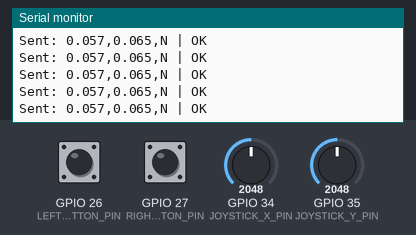
Recording of a sketch running on a simulated ESP32. Parts: the last lines printed to the serial monitor. Inputs (shaded band) come from the test bench; at power-on: GPIO 26 (LEFT_BUTTON_PIN) HIGH, GPIO 27 (RIGHT_BUTTON_PIN) HIGH, GPIO 34 (JOYSTICK_X_PIN) = 2048, GPIO 35 (JOYSTICK_Y_PIN) = 2048 (analog values on the 0–4095 scale).

Above: at 2.2 s.
2.3 s: GPIO 26 (LEFT_BUTTON_PIN) pulled LOW for 0.15 s
At 2.33 s:
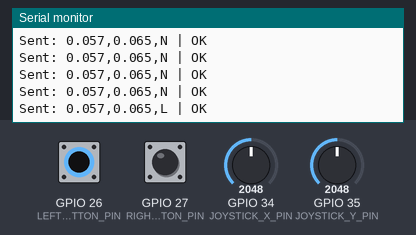
3.9 s: GPIO 27 (RIGHT_BUTTON_PIN) pulled LOW for 0.15 s
At 3.96 s:
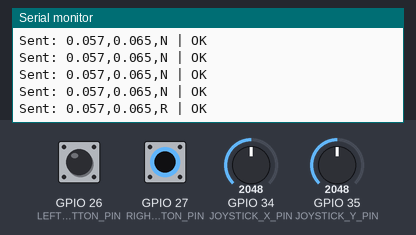
5.5 s: GPIO 34 (JOYSTICK_X_PIN) set to 2866
At 5.53 s:
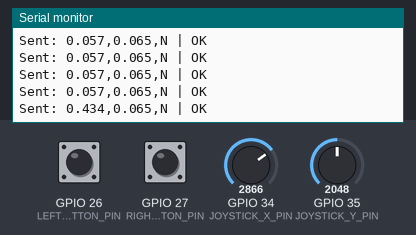
7.0 s: GPIO 35 (JOYSTICK_Y_PIN) set to 2866
At 7.0 s:
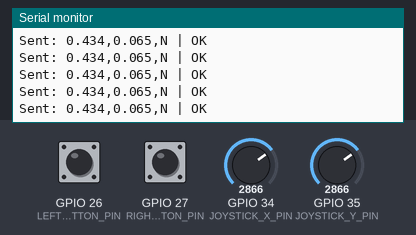
8.5 s: GPIO 26 (LEFT_BUTTON_PIN) pulled LOW for 1 s
At 8.52 s:
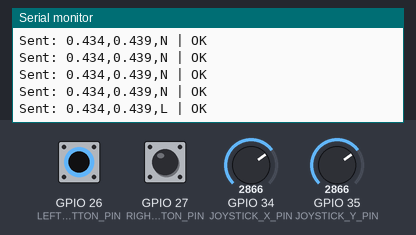
11.0 s: GPIO 27 (RIGHT_BUTTON_PIN) pulled LOW for 1 s
At 11.06 s:
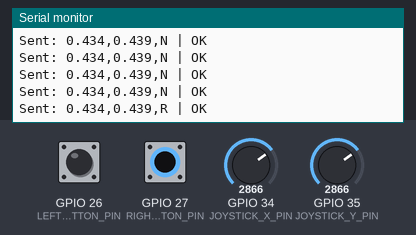

The sketch:

Joystick_Test_Transmitter.ino.ino
```cpp
// ESP32 ESP-NOW Transmitter
// Joystick ESP32: reads joystick values, normalizes them to -1.0 to +1.0,
// reads buttons, and sends data wirelessly to receiver ESP32.

#include <WiFi.h>
#include <esp_now.h>

#define JOYSTICK_X_PIN 34
#define JOYSTICK_Y_PIN 35

#define LEFT_BUTTON_PIN 26   // D26 sends L
#define RIGHT_BUTTON_PIN 27  // D27 sends R

// Measured idle centers from your data
#define X_CENTER 1924
#define Y_CENTER 1906

// Removes small noise around idle
#define DEADZONE 0.04

// Receiver MAC Address: 5C:01:3B:BA:CA:EC
uint8_t receiverMacAddress[] = {0x70, 0x4B, 0xCA, 0x6E, 0xAF, 0x98};

typedef struct JoystickData {
  float xValue;   // -1.0 to +1.0
  float yValue;   // -1.0 to +1.0
  char button;    // 'L', 'R', or 'N'
} JoystickData;

JoystickData joystickData;
esp_now_peer_info_t peerInfo;

float normalizeJoystick(int raw, int center) {
  float value;

  if (raw >= center) {
    value = (float)(raw - center) / (4095 - center);
  } else {
    value = (float)(raw - center) / center;
  }

  // Clamp to exact range
  if (value > 1.0) value = 1.0;
  if (value < -1.0) value = -1.0;

  // Deadzone around idle
  if (abs(value) < DEADZONE) {
    value = 0.0;
  }

  return value;
}

void setup() {
  Serial.begin(115200);
  delay(1000);

  // ADC setup
  analogReadResolution(12);
  analogSetAttenuation(ADC_11db);

  // Button setup
  pinMode(LEFT_BUTTON_PIN, INPUT_PULLUP);
  pinMode(RIGHT_BUTTON_PIN, INPUT_PULLUP);

  // ESP-NOW setup
  WiFi.mode(WIFI_STA);
  WiFi.disconnect();

  Serial.println("ESP-NOW Transmitter Started");

  if (esp_now_init() != ESP_OK) {
    Serial.println("Error initializing ESP-NOW");
    return;
  }

  memset(&peerInfo, 0, sizeof(peerInfo));
  memcpy(peerInfo.peer_addr, receiverMacAddress, 6);
  peerInfo.channel = 0;
  peerInfo.encrypt = false;

  if (esp_now_add_peer(&peerInfo) != ESP_OK) {
    Serial.println("Failed to add receiver peer");
    return;
  }

  Serial.println("Receiver peer added");
}

void loop() {
  int xRaw = analogRead(JOYSTICK_X_PIN);
  int yRaw = analogRead(JOYSTICK_Y_PIN);

  joystickData.xValue = normalizeJoystick(xRaw, X_CENTER);
  joystickData.yValue = normalizeJoystick(yRaw, Y_CENTER);

  bool leftPressed = digitalRead(LEFT_BUTTON_PIN) == LOW;
  bool rightPressed = digitalRead(RIGHT_BUTTON_PIN) == LOW;

  if (leftPressed) {
    joystickData.button = 'L';
  }
  else if (rightPressed) {
    joystickData.button = 'R';
  }
  else {
    joystickData.button = 'N';
  }

  esp_err_t result = esp_now_send(
    receiverMacAddress,
    (uint8_t *) &joystickData,
    sizeof(joystickData)
  );

  // Optional local debug print on transmitter
  Serial.print("Sent: ");
  Serial.print(joystickData.xValue, 3);
  Serial.print(",");
  Serial.print(joystickData.yValue, 3);
  Serial.print(",");
  Serial.print(joystickData.button);
  Serial.print(" | ");

  if (result == ESP_OK) {
    Serial.println("OK");
  } else {
    Serial.println("FAILED");
  }

  delay(50);
}
```

Measured:
- after the input at 2.3 s, the serial monitor: prints a new line at once (image 1)
- after the input at 3.9 s, the serial monitor: prints a new line at once (image 2)
- after the input at 5.5 s, the serial monitor: prints a new line at once (image 3)
- after the input at 8.5 s, the serial monitor: prints a new line at once (image 5)
- after the input at 11.0 s, the serial monitor: prints a new line at once (image 6)
